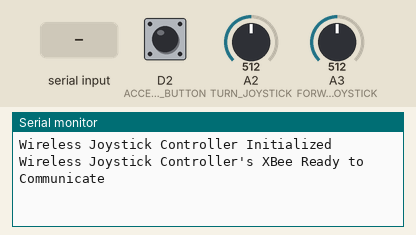
Simulated run of this sketch. Board: Arduino Zero (SAMD21). On the bench: the last lines printed to the serial monitor. The inputs (shaded band) are chosen by the test bench; at power-on: D2 (ACCELERATE_BUTTON) HIGH, A2 (TURN_JOYSTICK) = 512, A3 (FORWARD_REVERSE_JOYSTICK) = 512.

Above: at 1.2 s.
1.3 s: D2 (ACCELERATE_BUTTON) pulled LOW for 0.15 s
At 2.0 s:
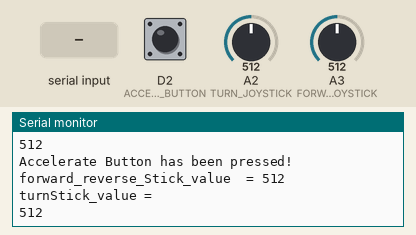
2.9 s: "1" received over Serial
At 4.1 s:
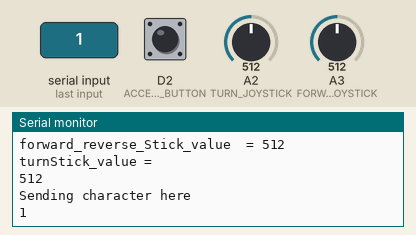
4.4 s: "0" received over Serial
At 5.5 s:
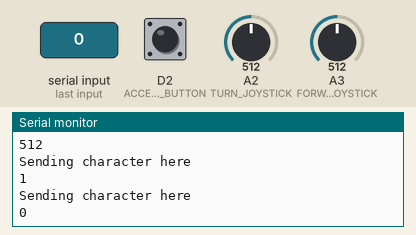
Timing chart, 0 to 7.4 s (numbered marks = the images above; inputs shaded):
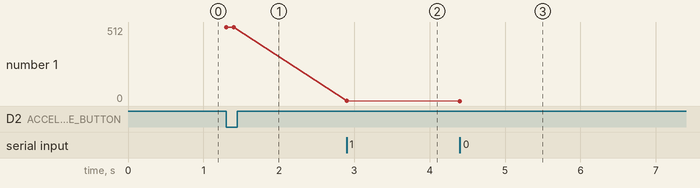

Measured:
- after the input at 1.3 s, the serial monitor: prints a new line at once (image 1)
- after the input at 2.9 s, the serial monitor: prints a new line at once (image 2)
- after the input at 4.4 s, the serial monitor: prints a new line at once (image 3)
- plotted number 1: 512 → 1 after the input at 2.9 s, 1 → 0 after the input at 4.4 s

The sketch:

A_Wireless_Joystick_Controller.ino
```cpp
// (licence header left out)
//#define L_TRIG 6        // Pin used for left trigger, not used...
//#define R_TRIG 3        // Pin used for right trigger, not used...
#define FORWARD_REVERSE_JOYSTICK A3   // Pin used for left joystick's y-component
#define TURN_JOYSTICK A2   // Pin used for left joystick x-component

int buttonACCELERATE_State; //value to store the state of the button press
#define ACCELERATE_BUTTON 2 // Pin used for right trigger

// We'll store the the analog joystick values here
int16_t forward_reverse_Stick_value;
int16_t turnStick_value;

char c_data;//send values through the serial monitor for debugging

void setup() {

  //pinMode(L_TRIG, INPUT_PULLUP); // Enable pullup resistor for left trigger, not used
  //pinMode(R_TRIG, INPUT_PULLUP); // Enable pullup resistor for right trigger, not used

  SerialUSB.begin(9600);// Initialize Serial Monitor for DEBUGGING

  //Uncomment this if you want to wait until the serial monitor is open.
  //while (!SerialUSB); //Wait for Serial Monitor to Open

  SerialUSB.println("Wireless Joystick Controller Initialized");

  Serial1.begin(9600); // Start serial communication with XBee at 9600 baud
  SerialUSB.println("Wireless Joystick Controller's XBee Ready to Communicate");
  delay(10);

  pinMode(ACCELERATE_BUTTON, INPUT_PULLUP); // Enable pullup resistor for accelerate button D2
}

void loop() {


  //initialize variables to read buttons
  buttonACCELERATE_State = digitalRead(ACCELERATE_BUTTON);
  /***button1state
    - LOW or 0 means pressed
    - HIGH or 1 means not pressed
   ****/
  //Store values read joystick
  forward_reverse_Stick_value = analogRead(FORWARD_REVERSE_JOYSTICK);
  turnStick_value = analogRead(TURN_JOYSTICK);

  //send commands via serial monitor for testing here
  if (SerialUSB.available()) {
    c_data = SerialUSB.read();//take character from serial monitor and store in variable

    Serial1.print(c_data);//send to XBee

    //echo back what was sent to serial monitor
    SerialUSB.println("Sending character here ");
    SerialUSB.println(c_data);
  }


  if (buttonACCELERATE_State == LOW) {
    SerialUSB.println("Accelerate Button has been pressed!");

    if (forward_reverse_Stick_value > 1000) {
      SerialUSB.println("Forward");
      Serial1.print('A');//transmit to RedBot via XBees on the same channel
    }

    else if ( turnStick_value < 20) {
      SerialUSB.println("Turn Right");
      Serial1.print('B');
    }
    else if (forward_reverse_Stick_value < 20) {

      SerialUSB.println("Reverse");
      Serial1.print('C');
    }
    else if (turnStick_value > 1000) {

      SerialUSB.println("Turn Left");
      Serial1.print('D');
    }

    //Debug left analog joystick here
    //Boundaries vary depending on the joystick's read value
    //You may need to adjust the values in the condition statements to calibrate
    //Additional condition statements will need to be written for pivoting
    //and turning in reverse
    SerialUSB.print("forward_reverse_Stick_value  = "); //~1023 up, ~7-9 down
    SerialUSB.println(forward_reverse_Stick_value);
    SerialUSB.println("turnStick_value = "); //~1023 left, ~5-6 right
    SerialUSB.println(turnStick_value);
    delay(100);
  }

  else {
    //delay(300);
  }


}
```
